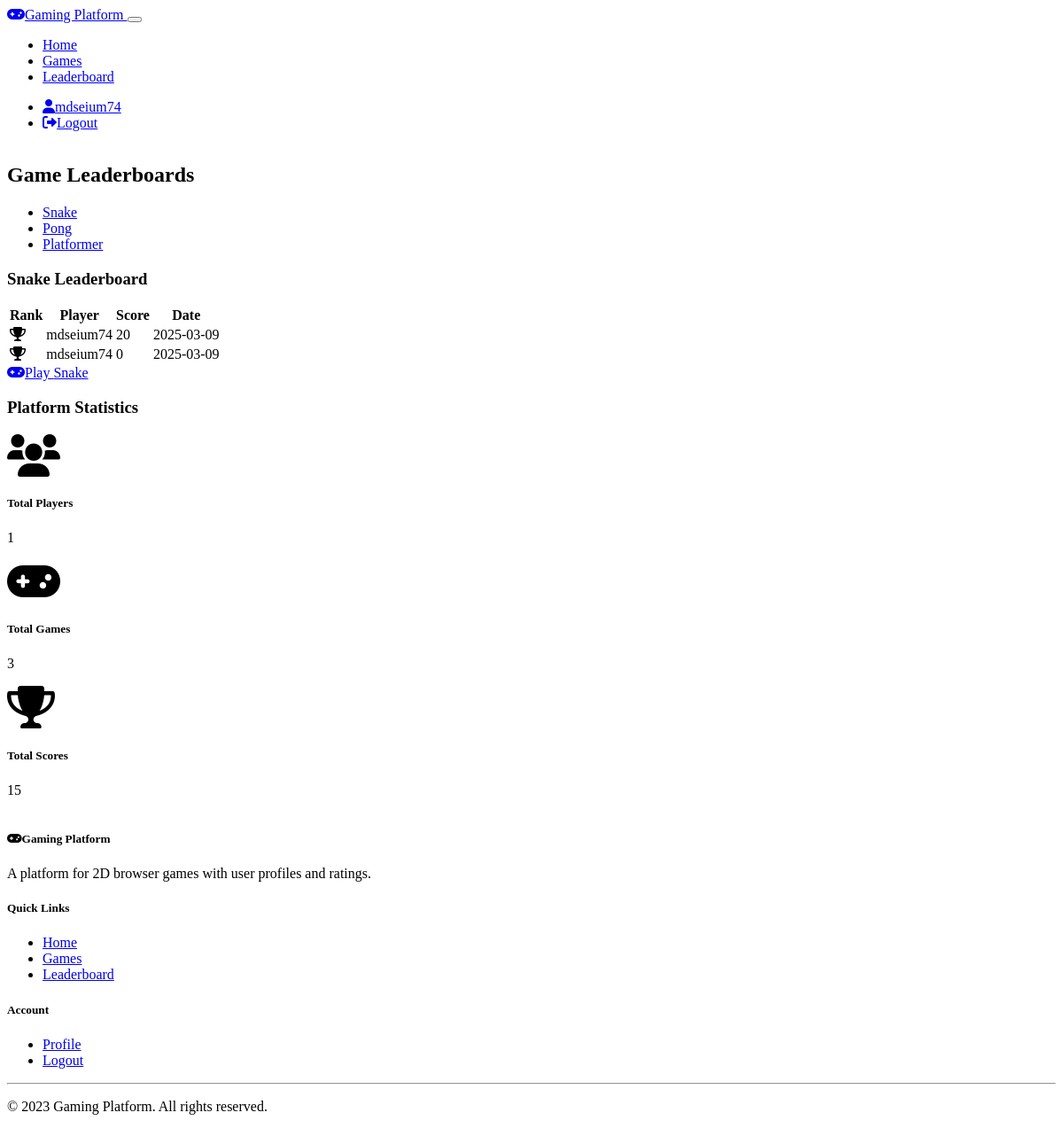
The page /leaderboard (signed in) on the database its author committed.
### models.py (models this page shows, shortened)
class User(UserMixin, db.Model):
    id = db.Column(db.Integer, primary_key=True)
    username = db.Column(db.String(64), unique=True, nullable=False)
    email = db.Column(db.String(120), unique=True, nullable=False)
    password_hash = db.Column(db.String(256), nullable=False)
    date_joined = db.Column(db.DateTime, default=datetime.utcnow)
    scores = db.relationship('Score', backref='user', lazy='dynamic')
    ratings = db.relationship('Rating', backref='user', lazy='dynamic')
    comments = db.relationship('Comment', backref='user', lazy='dynamic')

class Game(db.Model):
    id = db.Column(db.Integer, primary_key=True)
    title = db.Column(db.String(100), nullable=False)
    description = db.Column(db.Text, nullable=False)
    instructions = db.Column(db.Text, nullable=False)
    game_type = db.Column(db.String(50), nullable=False)
    scores = db.relationship('Score', backref='game', lazy='dynamic')
    ratings = db.relationship('Rating', backref='game', lazy='dynamic')
    comments = db.relationship('Comment', backref='game', lazy='dynamic')

class Score(db.Model):
    id = db.Column(db.Integer, primary_key=True)
    score = db.Column(db.Integer, nullable=False)
    date = db.Column(db.DateTime, default=datetime.utcnow)
    user_id = db.Column(db.Integer, db.ForeignKey('user.id'), nullable=False)
    game_id = db.Column(db.Integer, db.ForeignKey('game.id'), nullable=False)

### routes.py (the view)
    @app.route('/leaderboard')
    def leaderboard():
        games = Game.query.all()
        selected_game_id = request.args.get('game_id', type=int)
        if selected_game_id:
            selected_game = Game.query.get_or_404(selected_game_id)
            top_scores = Score.query.filter_by(game_id=selected_game_id).order_by(Score.score.desc()).limit(20).all()
        else:
            selected_game = games[0] if games else None
            top_scores = Score.query.filter_by(game_id=selected_game.id).order_by(Score.score.desc()).limit(20).all() if selected_game else []
        total_users = User.query.count()
        total_scores = Score.query.count()
        return render_template('leaderboard.html',
                               games=games,
                               selected_game=selected_game,
                               top_scores=top_scores,
                               total_users=total_users,
                               total_scores=total_scores)

### models.py (called while the page is built)
@login_manager.user_loader
def load_user(user_id):
    return User.query.get(int(user_id))

### templates/leaderboard.html (shortened to what this page needs)
{% extends 'base.html' %}
{% block content %}
<div class="container">
    <div class="row mt-4">
        <div class="col-12">
            <h2 class="mb-4">Game Leaderboards</h2>
            <div class="card">
                <div class="card-header">
                    <ul class="nav nav-tabs card-header-tabs">
                        {% for game in games %}
                            <li class="nav-item">
                                <a class="nav-link {% if selected_game.id == game.id %}active{% endif %}"
                                   href="{{ url_for('leaderboard', game_id=game.id) }}">
                                    {{ game.title }}
                                </a>
                            </li>
                        {% endfor %}
                    </ul>
                </div>
                <div class="card-body">
                    {% if selected_game %}
                        <h3 class="mb-4">{{ selected_game.title }} Leaderboard</h3>
                        <div class="table-responsive">
                            <table class="table table-hover">
                                <thead>
                                    <tr>
                                        <th scope="col">Rank</th>
                                        <th scope="col">Player</th>
                                        <th scope="col">Score</th>
                                        <th scope="col">Date</th>
                                    </tr>
                                </thead>
                                <tbody>
                                    {% for score in top_scores %}
                                        <tr class="leaderboard-item {% if current_user.is_authenticated and score.user_id == current_user.id %}highlight-score{% endif %}">
                                            <td>
                                                {% if loop.index == 1 %}
                                                    <i class="fas fa-trophy text-warning"></i>
                                                {% elif loop.index == 2 %}
                                                    <i class="fas fa-trophy text-secondary"></i>
                                                {% elif loop.index == 3 %}
                                                    <i class="fas fa-trophy" style="color: #cd7f32;"></i>
                                                {% else %}
                                                    {{ loop.index }}
                                                {% endif %}
                                            </td>
                                            <td>{{ score.user.username }}</td>
                                            <td class="fw-bold">{{ score.score }}</td>
                                            <td>{{ score.date.strftime('%Y-%m-%d') }}</td>
                                        </tr>
                                    {% endfor %}
                                </tbody>
                            </table>
                        </div>
                        <div class="text-center mt-4">
                            <a href="{{ url_for('game', game_id=selected_game.id) }}" class="btn btn-primary">
                                <i class="fas fa-gamepad me-2"></i>Play {{ selected_game.title }}
                            </a>
                        </div>
                    {% else %}
                        <div class="alert alert-info">
                            No games available. Please check back later.
                        </div>
                    {% endif %}
                </div>
            </div>
        </div>
    </div>
    <div class="row mt-5">
        <div class="col-12">
            <h3 class="mb-4">Platform Statistics</h3>
            <div class="row g-4">
                <div class="col-md-4">
                    <div class="card text-center h-100">
                        <div class="card-body">
                            <i class="fas fa-users fa-3x text-primary mb-3"></i>
                            <h5 class="card-title">Total Players</h5>
                            <p class="card-text display-6">{{ total_users }}</p>
                        </div>
                    </div>
                </div>
                <div class="col-md-4">
                    <div class="card text-center h-100">
                        <div class="card-body">
                            <i class="fas fa-gamepad fa-3x text-primary mb-3"></i>
                            <h5 class="card-title">Total Games</h5>
                            <p class="card-text display-6">{{ games|length }}</p>
                        </div>
                    </div>
                </div>
                <div class="col-md-4">
                    <div class="card text-center h-100">
                        <div class="card-body">
                            <i class="fas fa-trophy fa-3x text-primary mb-3"></i>
                            <h5 class="card-title">Total Scores</h5>
                            <p class="card-text display-6">{{ total_scores }}</p>
                        </div>
                    </div>
                </div>
            </div>
        </div>
    </div>
</div>
{% endblock %}

### templates/base.html (shortened to what this page needs)
<!DOCTYPE html>
<html lang="en" data-bs-theme="dark">
<head>
    <link href="https://cdn.replit.com/agent/bootstrap-agent-dark-theme.min.css" rel="stylesheet">
    <link rel="stylesheet" href="https://cdnjs.cloudflare.com/ajax/libs/font-awesome/6.0.0/css/all.min.css">
    <link rel="stylesheet" href="{{ url_for('static', filename='css/style.css') }}">
</head>
<body>
    <nav class="navbar navbar-expand-lg navbar-dark bg-dark">
        <div class="container">
            <a class="navbar-brand" href="{{ url_for('index') }}">
                <i class="fas fa-gamepad me-2"></i>Gaming Platform
            </a>
            <button class="navbar-toggler" type="button" data-bs-toggle="collapse" data-bs-target="#navbarNav" aria-controls="navbarNav" aria-expanded="false" aria-label="Toggle navigation">
            </button>
            <div class="collapse navbar-collapse" id="navbarNav">
                <ul class="navbar-nav me-auto">
                    <li class="nav-item">
                        <a class="nav-link {% if request.path == url_for('index') %}active{% endif %}" href="{{ url_for('index') }}">Home</a>
                    </li>
                    <li class="nav-item">
                        <a class="nav-link {% if request.path == url_for('games_list') %}active{% endif %}" href="{{ url_for('games_list') }}">Games</a>
                    </li>
                    <li class="nav-item">
                        <a class="nav-link {% if request.path == url_for('leaderboard') %}active{% endif %}" href="{{ url_for('leaderboard') }}">Leaderboard</a>
                    </li>
                </ul>
                <ul class="navbar-nav">
                    {% if current_user.is_authenticated %}
                        <li class="nav-item">
                            <a class="nav-link {% if request.path == url_for('profile') %}active{% endif %}" href="{{ url_for('profile') }}">
                                <i class="fas fa-user me-1"></i>{{ current_user.username }}
                            </a>
                        </li>
                        <li class="nav-item">
                            <a class="nav-link" href="{{ url_for('logout') }}">
                                <i class="fas fa-sign-out-alt me-1"></i>Logout
                            </a>
                        </li>
                    {% endif %}
                </ul>
            </div>
        </div>
    </nav>
    <main class="py-4">
        {% block content %}{% endblock %}
    </main>
    <footer class="bg-dark text-light py-4 mt-auto">
        <div class="container">
            <div class="row">
                <div class="col-md-6">
                    <h5><i class="fas fa-gamepad me-2"></i>Gaming Platform</h5>
                    <p>A platform for 2D browser games with user profiles and ratings.</p>
                </div>
                <div class="col-md-3">
                    <h5>Quick Links</h5>
                    <ul class="list-unstyled">
                        <li><a href="{{ url_for('index') }}" class="text-light">Home</a></li>
                        <li><a href="{{ url_for('games_list') }}" class="text-light">Games</a></li>
                        <li><a href="{{ url_for('leaderboard') }}" class="text-light">Leaderboard</a></li>
                    </ul>
                </div>
                <div class="col-md-3">
                    <h5>Account</h5>
                    <ul class="list-unstyled">
                        {% if current_user.is_authenticated %}
                            <li><a href="{{ url_for('profile') }}" class="text-light">Profile</a></li>
                            <li><a href="{{ url_for('logout') }}" class="text-light">Logout</a></li>
                        {% else %}
                            <li><a href="{{ url_for('login') }}" class="text-light">Login</a></li>
                            <li><a href="{{ url_for('register') }}" class="text-light">Register</a></li>
                        {% endif %}
                    </ul>
                </div>
            </div>
            <hr>
            <div class="row">
                <div class="col-12 text-center">
                    <p class="mb-0">&copy; 2023 Gaming Platform. All rights reserved.</p>
                </div>
            </div>
        </div>
    </footer>
</body>
</html>

### static/css/style.css (style rules this page uses)
body { min-height: 100vh; display: flex; flex-direction: column; }
main { flex: 1; }
.leaderboard-item { transition: background-color 0.2s ease; }
.highlight-score { background-color: rgba(var(--bs-primary-rgb), 0.2); }

### rows shown on the page
User: username "mdseium74"
Game: title "Snake"
Game: title "Pong"
Game: title "Platformer"
Score: user.username "mdseium74", score "20", date "2025-03-09"
Score: user.username "mdseium74", score "0", date "2025-03-09"

### other values the page prints
{{ total_users }} "1"
{{ games|length }} "3"
{{ total_scores }} "15"
